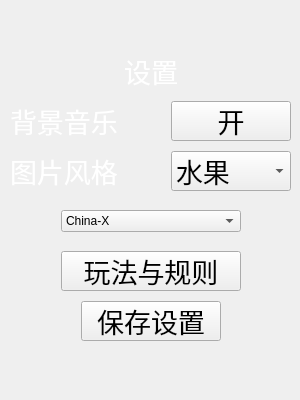
<?xml version="1.0" encoding="UTF-8"?>
<ui version="4.0">
 <class>Set_UI</class>
 <widget class="QMainWindow" name="Set_UI">
  <property name="geometry">
   <rect>
    <x>0</x>
    <y>0</y>
    <width>300</width>
    <height>400</height>
   </rect>
  </property>
  <property name="sizePolicy">
   <sizepolicy hsizetype="Fixed" vsizetype="Fixed">
    <horstretch>0</horstretch>
    <verstretch>0</verstretch>
   </sizepolicy>
  </property>
  <property name="minimumSize">
   <size>
    <width>300</width>
    <height>400</height>
   </size>
  </property>
  <property name="maximumSize">
   <size>
    <width>300</width>
    <height>400</height>
   </size>
  </property>
  <property name="windowTitle">
   <string>设置</string>
  </property>
  <widget class="QWidget" name="centralwidget">
   <widget class="QWidget" name="layoutWidget">
    <property name="geometry">
     <rect>
      <x>0</x>
      <y>0</y>
      <width>301</width>
      <height>401</height>
     </rect>
    </property>
    <layout class="QVBoxLayout" name="verticalLayout">
     <property name="spacing">
      <number>10</number>
     </property>
     <property name="leftMargin">
      <number>10</number>
     </property>
     <property name="topMargin">
      <number>0</number>
     </property>
     <property name="rightMargin">
      <number>10</number>
     </property>
     <property name="bottomMargin">
      <number>10</number>
     </property>
     <item>
      <spacer name="verticalSpacer_2">
       <property name="orientation">
        <enum>Qt::Vertical</enum>
       </property>
       <property name="sizeHint" stdset="0">
        <size>
         <width>20</width>
         <height>40</height>
        </size>
       </property>
      </spacer>
     </item>
     <item>
      <layout class="QHBoxLayout" name="horizontalLayout_6">
       <property name="spacing">
        <number>0</number>
       </property>
       <item>
        <spacer name="horizontalSpacer_8">
         <property name="orientation">
          <enum>Qt::Horizontal</enum>
         </property>
         <property name="sizeHint" stdset="0">
          <size>
           <width>50</width>
           <height>40</height>
          </size>
         </property>
        </spacer>
       </item>
       <item>
        <widget class="QLabel" name="set_label">
         <property name="minimumSize">
          <size>
           <width>60</width>
           <height>40</height>
          </size>
         </property>
         <property name="maximumSize">
          <size>
           <width>16777215</width>
           <height>40</height>
          </size>
         </property>
         <property name="font">
          <font>
           <family>楷体</family>
           <pointsize>20</pointsize>
          </font>
         </property>
         <property name="text">
          <string>&lt;html&gt;&lt;head/&gt;&lt;body&gt;&lt;p align=&quot;center&quot;&gt;&lt;span style=&quot; font-size:20pt; color:#ffffff;&quot;&gt;设置&lt;/span&gt;&lt;/p&gt;&lt;/body&gt;&lt;/html&gt;</string>
         </property>
         <property name="alignment">
          <set>Qt::AlignCenter</set>
         </property>
        </widget>
       </item>
       <item>
        <spacer name="horizontalSpacer_9">
         <property name="orientation">
          <enum>Qt::Horizontal</enum>
         </property>
         <property name="sizeHint" stdset="0">
          <size>
           <width>50</width>
           <height>40</height>
          </size>
         </property>
        </spacer>
       </item>
      </layout>
     </item>
     <item>
      <layout class="QHBoxLayout" name="horizontalLayout_4">
       <property name="spacing">
        <number>0</number>
       </property>
       <item>
        <widget class="QLabel" name="BGM_label">
         <property name="minimumSize">
          <size>
           <width>150</width>
           <height>40</height>
          </size>
         </property>
         <property name="maximumSize">
          <size>
           <width>150</width>
           <height>40</height>
          </size>
         </property>
         <property name="font">
          <font>
           <family>楷体</family>
           <pointsize>20</pointsize>
          </font>
         </property>
         <property name="text">
          <string>&lt;html&gt;&lt;head/&gt;&lt;body&gt;&lt;p&gt;&lt;span style=&quot; color:#ffffff;&quot;&gt;背景音乐&lt;/span&gt;&lt;/p&gt;&lt;/body&gt;&lt;/html&gt;</string>
         </property>
         <property name="alignment">
          <set>Qt::AlignLeading|Qt::AlignLeft|Qt::AlignVCenter</set>
         </property>
        </widget>
       </item>
       <item>
        <spacer name="horizontalSpacer_7">
         <property name="orientation">
          <enum>Qt::Horizontal</enum>
         </property>
         <property name="sizeHint" stdset="0">
          <size>
           <width>40</width>
           <height>40</height>
          </size>
         </property>
        </spacer>
       </item>
       <item>
        <widget class="QPushButton" name="BGM_pushButton">
         <property name="sizePolicy">
          <sizepolicy hsizetype="Fixed" vsizetype="Fixed">
           <horstretch>0</horstretch>
           <verstretch>0</verstretch>
          </sizepolicy>
         </property>
         <property name="minimumSize">
          <size>
           <width>120</width>
           <height>40</height>
          </size>
         </property>
         <property name="maximumSize">
          <size>
           <width>120</width>
           <height>40</height>
          </size>
         </property>
         <property name="font">
          <font>
           <family>楷体</family>
           <pointsize>20</pointsize>
          </font>
         </property>
         <property name="text">
          <string>开</string>
         </property>
        </widget>
       </item>
      </layout>
     </item>
     <item>
      <layout class="QHBoxLayout" name="horizontalLayout_5">
       <property name="spacing">
        <number>0</number>
       </property>
       <item>
        <widget class="QLabel" name="image_style_label">
         <property name="minimumSize">
          <size>
           <width>150</width>
           <height>40</height>
          </size>
         </property>
         <property name="maximumSize">
          <size>
           <width>150</width>
           <height>40</height>
          </size>
         </property>
         <property name="font">
          <font>
           <family>楷体</family>
           <pointsize>20</pointsize>
          </font>
         </property>
         <property name="text">
          <string>&lt;html&gt;&lt;head/&gt;&lt;body&gt;&lt;p&gt;&lt;span style=&quot; color:#ffffff;&quot;&gt;图片风格&lt;/span&gt;&lt;/p&gt;&lt;/body&gt;&lt;/html&gt;</string>
         </property>
         <property name="alignment">
          <set>Qt::AlignLeading|Qt::AlignLeft|Qt::AlignVCenter</set>
         </property>
        </widget>
       </item>
       <item>
        <spacer name="horizontalSpacer_10">
         <property name="orientation">
          <enum>Qt::Horizontal</enum>
         </property>
         <property name="sizeHint" stdset="0">
          <size>
           <width>40</width>
           <height>40</height>
          </size>
         </property>
        </spacer>
       </item>
       <item>
        <widget class="QComboBox" name="image_style_comboBox">
         <property name="minimumSize">
          <size>
           <width>120</width>
           <height>40</height>
          </size>
         </property>
         <property name="maximumSize">
          <size>
           <width>120</width>
           <height>40</height>
          </size>
         </property>
         <property name="font">
          <font>
           <family>楷体</family>
           <pointsize>20</pointsize>
          </font>
         </property>
         <item>
          <property name="text">
           <string>水果</string>
          </property>
         </item>
         <item>
          <property name="text">
           <string>动物</string>
          </property>
         </item>
         <item>
          <property name="text">
           <string>宝石</string>
          </property>
         </item>
         <item>
          <property name="text">
           <string>人脸 易</string>
          </property>
         </item>
         <item>
          <property name="text">
           <string>人脸 难</string>
          </property>
         </item>
        </widget>
       </item>
      </layout>
     </item>
     <item>
      <layout class="QHBoxLayout" name="horizontalLayout_3">
       <property name="spacing">
        <number>0</number>
       </property>
       <item>
        <spacer name="horizontalSpacer">
         <property name="orientation">
          <enum>Qt::Horizontal</enum>
         </property>
         <property name="sizeHint" stdset="0">
          <size>
           <width>20</width>
           <height>40</height>
          </size>
         </property>
        </spacer>
       </item>
       <item>
        <widget class="QComboBox" name="comboBox">
         <item>
          <property name="text">
           <string>China-X</string>
          </property>
         </item>
         <item>
          <property name="text">
           <string>I Hate Myself for Loving You</string>
          </property>
         </item>
         <item>
          <property name="text">
           <string>佛系少女</string>
          </property>
         </item>
         <item>
          <property name="text">
           <string>芒种</string>
          </property>
         </item>
         <item>
          <property name="text">
           <string>少年</string>
          </property>
         </item>
        </widget>
       </item>
       <item>
        <spacer name="horizontalSpacer_4">
         <property name="orientation">
          <enum>Qt::Horizontal</enum>
         </property>
         <property name="sizeHint" stdset="0">
          <size>
           <width>20</width>
           <height>40</height>
          </size>
         </property>
        </spacer>
       </item>
      </layout>
     </item>
     <item>
      <layout class="QHBoxLayout" name="horizontalLayout_2">
       <property name="spacing">
        <number>0</number>
       </property>
       <item>
        <spacer name="horizontalSpacer_2">
         <property name="orientation">
          <enum>Qt::Horizontal</enum>
         </property>
         <property name="sizeHint" stdset="0">
          <size>
           <width>20</width>
           <height>40</height>
          </size>
         </property>
        </spacer>
       </item>
       <item>
        <widget class="QPushButton" name="method_and_rule_pushButton">
         <property name="sizePolicy">
          <sizepolicy hsizetype="Fixed" vsizetype="Fixed">
           <horstretch>0</horstretch>
           <verstretch>0</verstretch>
          </sizepolicy>
         </property>
         <property name="minimumSize">
          <size>
           <width>180</width>
           <height>40</height>
          </size>
         </property>
         <property name="maximumSize">
          <size>
           <width>180</width>
           <height>40</height>
          </size>
         </property>
         <property name="font">
          <font>
           <family>楷体</family>
           <pointsize>20</pointsize>
          </font>
         </property>
         <property name="text">
          <string>玩法与规则</string>
         </property>
        </widget>
       </item>
       <item>
        <spacer name="horizontalSpacer_3">
         <property name="orientation">
          <enum>Qt::Horizontal</enum>
         </property>
         <property name="sizeHint" stdset="0">
          <size>
           <width>20</width>
           <height>40</height>
          </size>
         </property>
        </spacer>
       </item>
      </layout>
     </item>
     <item>
      <layout class="QHBoxLayout" name="horizontalLayout">
       <property name="spacing">
        <number>0</number>
       </property>
       <item>
        <spacer name="horizontalSpacer_5">
         <property name="orientation">
          <enum>Qt::Horizontal</enum>
         </property>
         <property name="sizeHint" stdset="0">
          <size>
           <width>60</width>
           <height>40</height>
          </size>
         </property>
        </spacer>
       </item>
       <item>
        <widget class="QPushButton" name="save_set_pushButton">
         <property name="sizePolicy">
          <sizepolicy hsizetype="Fixed" vsizetype="Fixed">
           <horstretch>0</horstretch>
           <verstretch>0</verstretch>
          </sizepolicy>
         </property>
         <property name="minimumSize">
          <size>
           <width>140</width>
           <height>40</height>
          </size>
         </property>
         <property name="maximumSize">
          <size>
           <width>140</width>
           <height>40</height>
          </size>
         </property>
         <property name="font">
          <font>
           <family>楷体</family>
           <pointsize>20</pointsize>
          </font>
         </property>
         <property name="text">
          <string>保存设置</string>
         </property>
        </widget>
       </item>
       <item>
        <spacer name="horizontalSpacer_6">
         <property name="orientation">
          <enum>Qt::Horizontal</enum>
         </property>
         <property name="sizeHint" stdset="0">
          <size>
           <width>60</width>
           <height>40</height>
          </size>
         </property>
        </spacer>
       </item>
      </layout>
     </item>
     <item>
      <spacer name="verticalSpacer">
       <property name="orientation">
        <enum>Qt::Vertical</enum>
       </property>
       <property name="sizeHint" stdset="0">
        <size>
         <width>20</width>
         <height>20</height>
        </size>
       </property>
      </spacer>
     </item>
    </layout>
   </widget>
   <widget class="QPushButton" name="returnButton">
    <property name="geometry">
     <rect>
      <x>10</x>
      <y>10</y>
      <width>30</width>
      <height>30</height>
     </rect>
    </property>
    <property name="sizePolicy">
     <sizepolicy hsizetype="Fixed" vsizetype="Fixed">
      <horstretch>0</horstretch>
      <verstretch>0</verstretch>
     </sizepolicy>
    </property>
    <property name="text">
     <string/>
    </property>
    <property name="icon">
     <iconset resource="Voice.qrc">
      <normaloff>:/image/button_icon/return2.png</normaloff>:/image/button_icon/return2.png</iconset>
    </property>
    <property name="iconSize">
     <size>
      <width>30</width>
      <height>30</height>
     </size>
    </property>
    <property name="default">
     <bool>false</bool>
    </property>
    <property name="flat">
     <bool>true</bool>
    </property>
   </widget>
   <widget class="QLabel" name="set_UI_Background_label">
    <property name="geometry">
     <rect>
      <x>0</x>
      <y>0</y>
      <width>300</width>
      <height>400</height>
     </rect>
    </property>
    <property name="minimumSize">
     <size>
      <width>300</width>
      <height>400</height>
     </size>
    </property>
    <property name="maximumSize">
     <size>
      <width>300</width>
      <height>400</height>
     </size>
    </property>
    <property name="text">
     <string/>
    </property>
    <property name="pixmap">
     <pixmap resource="Voice.qrc">:/image/background/set_UI_Background3.jpg</pixmap>
    </property>
    <property name="scaledContents">
     <bool>true</bool>
    </property>
   </widget>
   <zorder>set_UI_Background_label</zorder>
   <zorder>layoutWidget</zorder>
   <zorder>returnButton</zorder>
  </widget>
 </widget>
 <resources>
  <include location="Voice.qrc"/>
 </resources>
 <connections/>
</ui>
